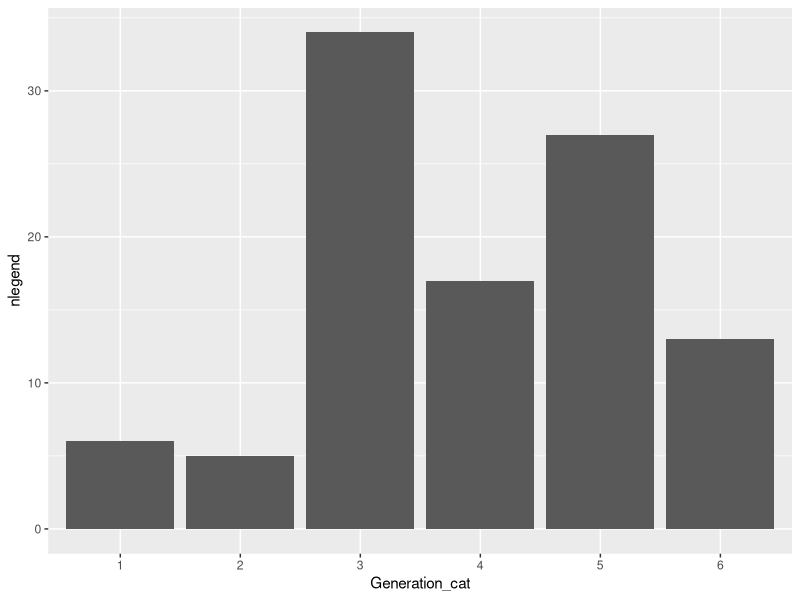
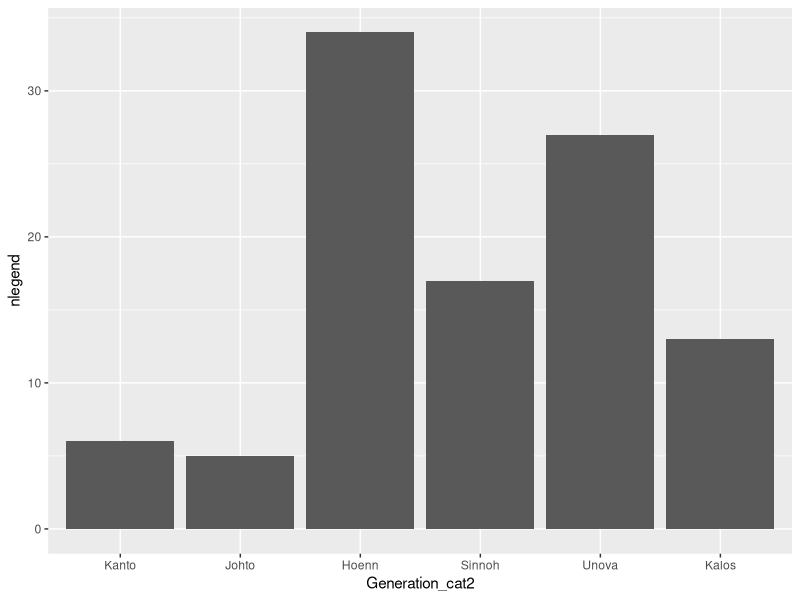
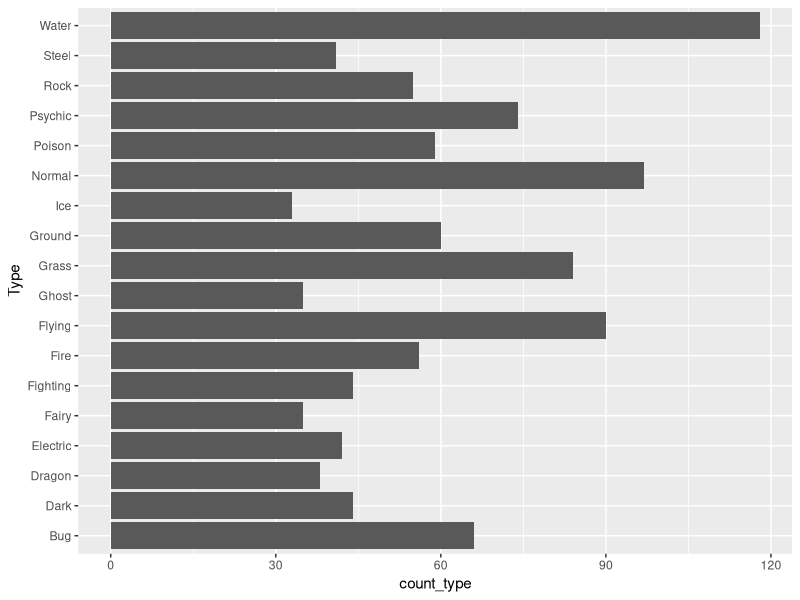
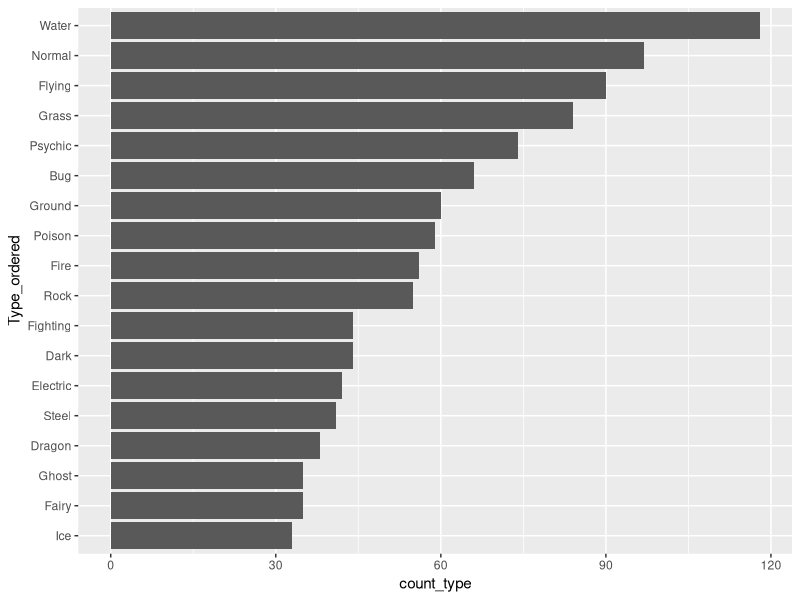
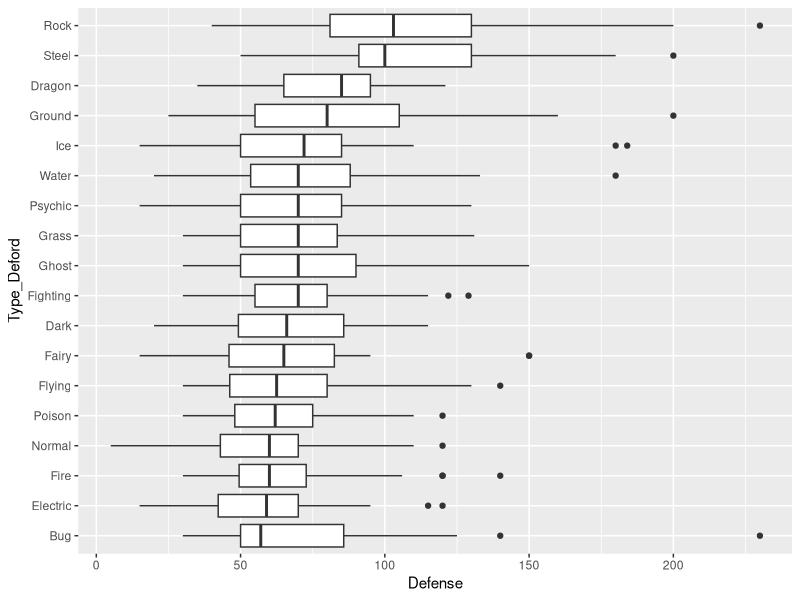
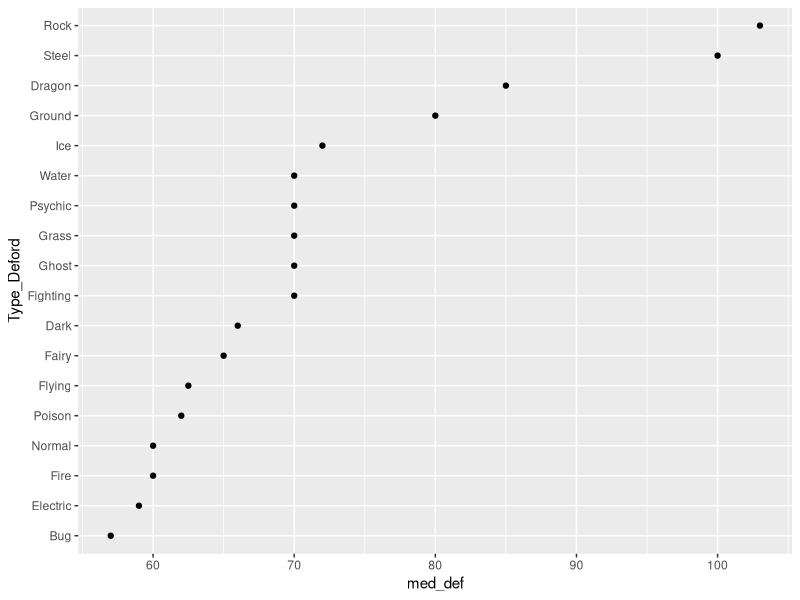
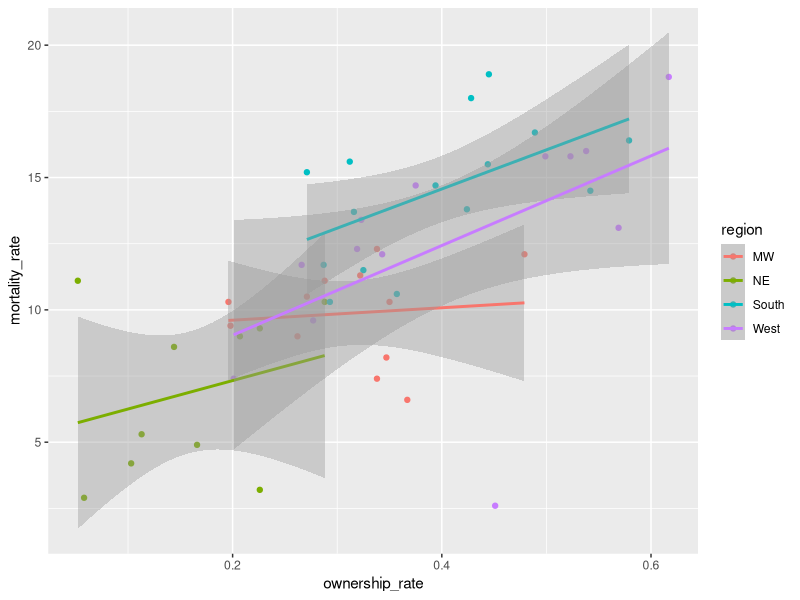
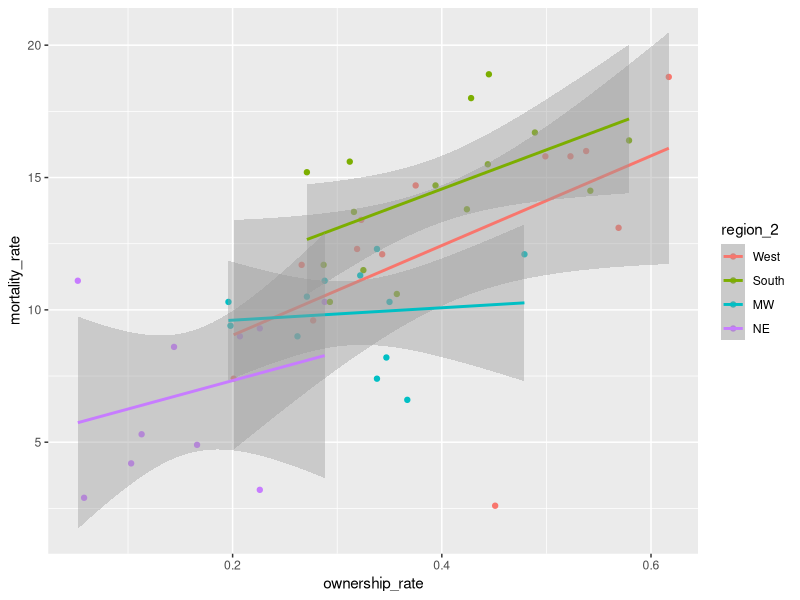

Write R code to recreate these figures, in order.
## ---- chunk 1
library(tidyverse)
library(here)
pokemon_df <- read_csv(here("data/pokemon_allgen.csv")) |>
  mutate(Generation_cat = factor(Generation))
## ---- chunk 2
pokemon_df |> group_by(`Type 1`) |>
  summarise(counttype = n())
## ---- chunk 3
pokemon_legend <- pokemon_df |> filter(Legendary == TRUE) |>
  group_by(Generation_cat) |>
  summarise(nlegend = n())
ggplot(data = pokemon_legend, aes(x = Generation_cat, y = nlegend)) +
  geom_col()
## ---- chunk 4
pokemon_legend <- pokemon_legend |>
  mutate(Generation_cat2 = fct_recode(Generation_cat, Kanto = "1",
                                      Johto = "2", Hoenn = "3",
                                      Sinnoh = "4", Unova = "5",
                                      Kalos = "6")) |>
  select(Generation_cat2, everything())
head(pokemon_legend)
ggplot(data = pokemon_legend,
       aes(x = Generation_cat2, y = nlegend)) +
  geom_col()
## ---- chunk 5
pokemon_long <- pokemon_df |> pivot_longer(c(`Type 1`, `Type 2`),
                            names_to = "Number",
                            values_to = "Type")
pokemon_long |>
  mutate(new_type = fct_collapse(Type, Coolest = c("Ice", "Dark"),
                                 Least_Cool = c("Fire", "Fighting", "Poison"))) |>
  select(new_type, Type, everything())
## ---- chunk 6
pokemon_nodup <- pokemon_df |> group_by(`#`) |> slice(1) |>
  ungroup()
pokemon_long <- pokemon_nodup |>
  pivot_longer(c(`Type 1`, `Type 2`),
               names_to = "Number",
               values_to = "Type")
pokemon_sum <- pokemon_long |>
  group_by(Type) |>
  summarise(count_type = n()) |>
  filter(!is.na(Type))
ggplot(data = pokemon_sum, aes(x = Type,
                               y = count_type)) +
  geom_col() +
  coord_flip()  ## flips the x and y axes
## ---- chunk 7
pokemon_sum <- pokemon_sum |> 
  mutate(Type_ordered = fct_reorder(.f = Type, .x = count_type))
ggplot(data = pokemon_sum, aes(x = Type_ordered,
                               y = count_type)) +
  geom_col() +
  coord_flip()
## ---- chunk 8
pokemon_long <- pokemon_long |>
  filter(!is.na(Type)) |>
  mutate(Type_Deford = fct_reorder(.f = Type, .x = Defense,
                                   .fun = median))
ggplot(data = pokemon_long, aes(x = Type_Deford,
                               y = Defense)) +
  geom_boxplot() + 
  coord_flip()
## ---- chunk 9
pokemon_med <- pokemon_long |> group_by(Type_Deford) |>
  summarise(med_def = median(Defense)) |>
  mutate(Type_Deford = fct_reorder(.f = Type_Deford, .x = med_def,
                                   .fun = median))

ggplot(data = pokemon_med, aes(x = med_def, y = Type_Deford)) +
  geom_point()
## ---- chunk 10
mortality_df <- read_csv(here("data/gun_violence_us.csv")) |>
  mutate(region = factor(region))
## ---- chunk 11
ggplot(data = mortality_df,
       aes(x = ownership_rate, y = mortality_rate, colour = region)) +
  geom_point() +
  geom_smooth(method = "lm")
## ---- chunk 12
mortality_df <- mortality_df |>
  mutate(region_2 = fct_reorder2(region,
                                 .x = ownership_rate,
                                 .y = mortality_rate))
ggplot(data = mortality_df,
       aes(x = ownership_rate, y = mortality_rate, colour = region_2)) +
  geom_point() +
  geom_smooth(method = "lm")
## ---- chunk 13
mortality_df <- mortality_df |>
  mutate(region_3 = fct_relevel(region, c("South", "West", "MW", "NE")))
ggplot(data = mortality_df,
       aes(x = ownership_rate, y = mortality_rate, colour = region_3)) +
  geom_point() +
  geom_smooth(method = "lm")
## ---- chunk 14
mod <- lm(mortality_rate ~ ownership_rate + region, data = mortality_df)
mod2 <- lm(mortality_rate ~ ownership_rate + region_2, data = mortality_df)
mod3 <- lm(mortality_rate ~ ownership_rate + region_3, data = mortality_df)
summary(mod)
summary(mod2)
summary(mod3)
## ---- chunk 15
pokemon_nodup <- pokemon_df |> group_by(`#`) |> slice(1) ## |>
  ## ungroup()
pokemon_long <- pokemon_nodup |>
  pivot_longer(c(`Type 1`, `Type 2`),
               names_to = "Number",
               values_to = "Type")

pokemon_long <- pokemon_long |>
  filter(!is.na(Type)) |>
  mutate(Type_Deford = fct_reorder(.f = Type, .x = Defense,
                                   .fun = median))
ggplot(data = pokemon_long, aes(x = Type_Deford,
                               y = Defense)) +
  geom_boxplot() + 
  coord_flip()
## ---- chunk 16
library(tidyverse)
gss_cat
## ---- chunk 17
relig_summary <- gss_cat |>
  group_by(relig) |>
  summarise(
    age = mean(age, na.rm = TRUE),
    tvhours = mean(tvhours, na.rm = TRUE),
    n = n()
  )

ggplot(data = relig_summary, aes(tvhours, relig)) +
  geom_point()
## ---- chunk 18
by_age <- gss_cat |>
  filter(!is.na(age)) |>
  count(age, marital) |>
  group_by(age) |>
  mutate(prop = n / sum(n))

ggplot(by_age, aes(age, prop,
                  colour = marital)) +
  geom_line(na.rm = TRUE) +
  labs(colour = "marital")
## ---- chunk 19
gss_cat <- gss_cat |> mutate(party_small = fct_collapse(partyid,
                                              Other = c("No answer", "Don't know", "Other party"),
                                              Ind = c("Ind,near rep", "Independent", "Ind,near dem"),
                                              Rep = c("Strong republican", "Not str republican"),
                                              Dem = c("Not str democrat", "Strong democrat")))

gss_recent <- gss_cat |> filter(year == 2014)

tab1 <- table(gss_recent$party_small, gss_recent$race)
tab1
prop.table(tab1)
prop.table(tab1, margin = 1)
prop.table(tab1, margin = 2)
## ---- chunk 20
pokemon_nodup <- pokemon_df |> group_by(`#`) |> slice(1) |>
  ungroup()
## ---- chunk 21
gss_cat |>
  mutate(partyid_new = fct_recode(partyid,
                                  `Weak republican` = "Not str republican",
                                  `Weak democrat` = "Not str democrat")) |> group_by(partyid_new) |>
  summarise(ncount = n())
## ---- chunk 22
gss_cat <- gss_cat |> mutate(party_small = fct_collapse(partyid,
                                              Other = c("No answer", "Don't know", "Other party"),
                                              Ind = c("Ind,near rep", "Independent", "Ind,near dem"),
                                              Rep = c("Strong republican", "Not str republican"),
                                              Dem = c("Not str democrat", "Strong democrat")))
## ---- chunk 23
relig_summary <- gss_cat |>
  group_by(relig) |>
  summarise(
    age = mean(age, na.rm = TRUE),
    tvhours = mean(tvhours, na.rm = TRUE),
    n = n()
  )

ggplot(data = relig_summary, aes(tvhours, relig)) +
  geom_point()
## ---- chunk 24
relig_summary <- relig_summary |>
  mutate(relig = fct_reorder(relig, tvhours))
ggplot(data = relig_summary, aes(tvhours, relig)) +
  geom_point()
## ---- chunk 25
by_age <- gss_cat |>
  filter(!is.na(age)) |>
  count(age, marital) |>
  group_by(age) |>
  mutate(prop = n / sum(n))

ggplot(by_age, aes(age, prop,
                  colour = marital)) +
  geom_line(na.rm = TRUE) +
  labs(colour = "marital")
## ---- chunk 26
by_age2 <- by_age |> ungroup() |>
  mutate(marital2 = fct_reorder2(marital, .x = age, .y = prop))
ggplot(by_age2, aes(age, prop,
                  colour = marital2)) +
  geom_line(na.rm = TRUE) +
  labs(colour = "marital") +
  scale_colour_viridis_d()
